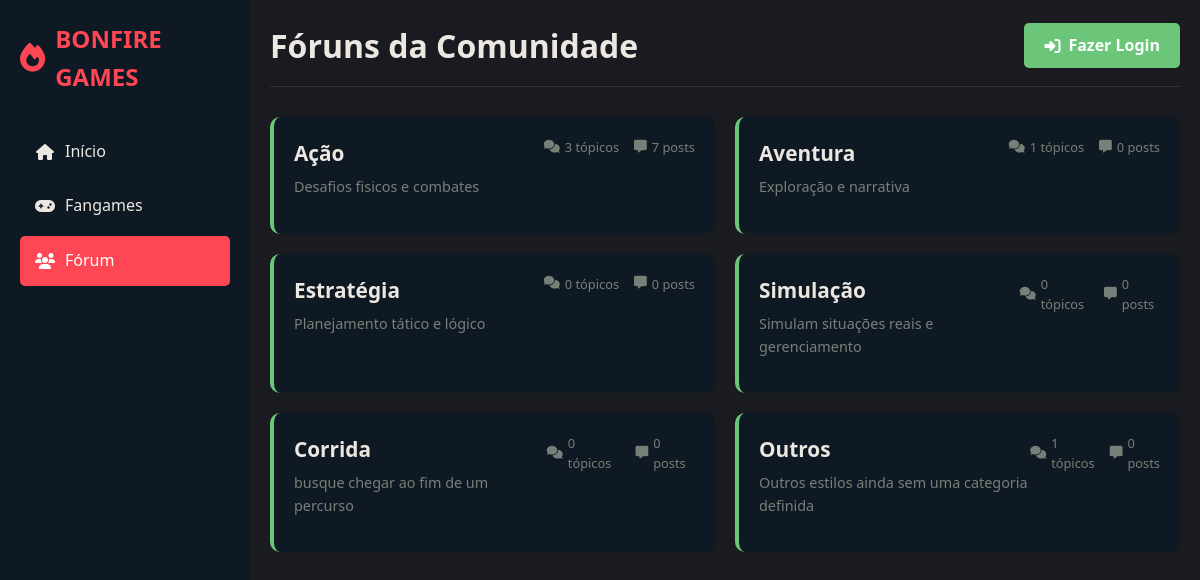
/forum.php, run on the app's committed database.
### tables this page shows
CREATE TABLE `forum_categories` (
  `CategoryID` int(11) UNSIGNED NOT NULL,
  `CategoryName` varchar(255) NOT NULL,
  `CategoryDescription` text DEFAULT NULL,
  `CreatedAt` datetime DEFAULT current_timestamp()
);

### config.php (called while the page is built, shortened)
<?php
function isLoggedIn() {
    return isset($_SESSION['customer_id']);
}
function getCurrentUser($pdo) {
    if (!isLoggedIn()) return null;
    $stmt = $pdo->prepare("SELECT *, ProfileBanner FROM usuarios WHERE CustomerID = ?");
    $stmt->execute([$_SESSION['customer_id']]);
    return $stmt->fetch(PDO::FETCH_ASSOC);
}
function checkForumTables($pdo) {
    try {
        $stmt = $pdo->query("SELECT COUNT(*) FROM forum_categories");
        return true;
    } catch (Exception $e) {
        return false;
    }
}
function getForumCategories($pdo) {
    if (!checkForumTables($pdo)) {
        return [];
    }
    try {
        $stmt = $pdo->query("
            SELECT fc.*,
                   (SELECT COUNT(*) FROM forum_topics ft WHERE ft.CategoryID = fc.CategoryID) as topic_count,
                   (SELECT COUNT(*) FROM forum_posts fp
                    JOIN forum_topics ft ON fp.TopicID = ft.TopicID
                    WHERE ft.CategoryID = fc.CategoryID) as post_count
            FROM forum_categories fc
            WHERE fc.CategoryID >= 13  -- Apenas as categorias mais recentes
            ORDER BY fc.CategoryID
        ");
        $categories = $stmt->fetchAll(PDO::FETCH_ASSOC);
        return $categories;
    } catch (Exception $e) {
        error_log("Erro em getForumCategories: " . $e->getMessage());
        return [];
    }
}
?>

### forum.php (the view, shortened to what this page needs)
<?php
require_once 'config.php';
$user = getCurrentUser($pdo);
$categories = getForumCategories($pdo);
$userAgent = $_SERVER['HTTP_USER_AGENT'] ?? '';
$isMobile = false;
$isTablet = false;
$browser = 'Unknown';
if (preg_match('/Firefox\/([0-9.]+)/i', $userAgent, $matches)) {
    $browser = 'Firefox';
    $browserVersion = $matches[1];
} elseif (preg_match('/Chrome\/([0-9.]+)/i', $userAgent, $matches)) {
    $browser = 'Chrome';
} elseif (preg_match('/Safari\/([0-9.]+)/i', $userAgent, $matches)) {
    $browser = 'Safari';
    $browserVersion = $matches[1];
} elseif (preg_match('/Edge\/([0-9.]+)/i', $userAgent, $matches)) {
    $browser = 'Edge';
    $browserVersion = $matches[1];
} elseif (preg_match('/MSIE ([0-9.]+)/i', $userAgent, $matches)) {
    $browser = 'Internet Explorer';
    $browserVersion = $matches[1];
}
?>
<!DOCTYPE html>
<html lang="pt-BR">
<head>
    <link rel="stylesheet" href="https://cdnjs.cloudflare.com/ajax/libs/font-awesome/6.4.0/css/all.min.css">
</head>
<body data-device="<?php echo $isMobile ? 'mobile' : ($isTablet ? 'tablet' : 'desktop'); ?>"
      data-browser="<?php echo strtolower($browser); ?>">
    <div class="container">
        <div class="sidebar" id="sidebar">
            <div class="logo">
                <i class="fas fa-fire"></i>
                <span>BONFIRE GAMES</span>
            </div>
            <div class="nav-links">
                <a href="index.php" class="nav-link">
                    <i class="fas fa-home"></i>
                    <span>Início</span>
                </a>
                <a href="fangames.php" class="nav-link">
                    <i class="fas fa-gamepad"></i>
                    <span>Fangames</span>
                </a>
                <a href="forum.php" class="nav-link active">
                    <i class="fas fa-users"></i>
                    <span>Fórum</span>
                </a>
            </div>
        </div>
        <div class="main-content">
            <div class="header">
                <div class="page-title">Fóruns da Comunidade</div>
                <div class="header-actions">
                    <?php if ($user): ?>
                    <div class="user-avatar-container">
                        <div class="user-avatar" id="userAvatar" style="background-image: url('<?php echo htmlspecialchars($user['ProfilePhoto'] ?? ''); ?>')">
                            <?php if(empty($user['ProfilePhoto'])): ?>
                                <i class="fas fa-user"></i>
                            <?php endif; ?>
                        </div>
                        <div class="user-dropdown" id="userDropdown">
                            <a href="perfil.php" class="user-dropdown-item">
                                <i class="fas fa-user"></i>
                                Meu Perfil
                            </a>
                            <a href="logout.php" class="user-dropdown-item">
                                <i class="fas fa-sign-out-alt"></i>
                                Logout
                            </a>
                        </div>
                    </div>
                    <?php else: ?>
                    <a href="login.php" class="new-topic-btn">
                        <i class="fas fa-sign-in-alt"></i>
                        Fazer Login
                    </a>
                    <?php endif; ?>
                </div>
            </div>
            <div class="categories-grid">
                <?php foreach ($categories as $category): ?>
                <div class="category-card">
                    <div class="category-header">
                        <div>
                            <h3 class="category-title">
                                <a href="category.php?id=<?= $category['CategoryID'] ?>" style="color: inherit; text-decoration: none;">
                                    <?= htmlspecialchars($category['CategoryName']) ?>
                                </a>
                            </h3>
                            <p class="category-description"><?= htmlspecialchars($category['CategoryDescription']) ?></p>
                        </div>
                        <div class="category-stats">
                            <div class="category-stat">
                                <i class="fas fa-comments"></i>
                                <span><?= $category['topic_count'] ?> tópicos</span>
                            </div>
                            <div class="category-stat">
                                <i class="fas fa-message"></i>
                                <span><?= $category['post_count'] ?> posts</span>
                            </div>
                        </div>
                    </div>
                </div>
                <?php endforeach; ?>
            </div>
        </div>
    </div>
</body>
</html>

### data on the page
forum_categories: CategoryName "Ação", CategoryDescription "Desafios fisicos e combates", topic_count "3", post_count "7"
forum_categories: CategoryName "Aventura", CategoryDescription "Exploração e narrativa", topic_count "1", post_count "0"
forum_categories: CategoryName "Estratégia", CategoryDescription "Planejamento tático e lógico", topic_count "0", post_count "0"
forum_categories: CategoryName "Simulação", CategoryDescription "Simulam situações reais e gerenciamento", topic_count "0", post_count "0"
forum_categories: CategoryName "Corrida", CategoryDescription "busque chegar ao fim de um percurso", topic_count "0", post_count "0"
forum_categories: CategoryName "Outros", CategoryDescription "Outros estilos ainda sem uma categoria definida", topic_count "1", post_count "0"
